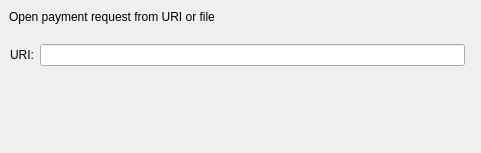
<?xml version="1.0" encoding="UTF-8"?>
<ui version="4.0">
 <class>OpenURIDialog</class>
 <widget class="QDialog" name="OpenURIDialog">
  <property name="geometry">
   <rect>
    <x>0</x>
    <y>0</y>
    <width>481</width>
    <height>153</height>
   </rect>
  </property>
  <property name="windowTitle">
   <string>Open URI</string>
  </property>
    <widget class="QLabel" name="label_2">
   <property name="geometry">
    <rect>
     <x>9</x>
     <y>9</y>
     <width>241</width>
     <height>16</height>
    </rect>
   </property>
     <property name="text">
      <string>Open payment request from URI or file</string>
     </property>
    </widget>
  <widget class="QWidget" name="layoutWidget">
   <property name="geometry">
    <rect>
     <x>10</x>
     <y>40</y>
     <width>461</width>
     <height>31</height>
    </rect>
   </property>
    <layout class="QHBoxLayout" name="horizontalLayout">
     <item>
      <widget class="QLabel" name="label">
      <property name="sizePolicy">
       <sizepolicy hsizetype="Minimum" vsizetype="Fixed">
        <horstretch>0</horstretch>
        <verstretch>0</verstretch>
       </sizepolicy>
      </property>
       <property name="text">
        <string>URI:</string>
       </property>
      </widget>
     </item>
     <item>
      <widget class="QValidatedLineEdit" name="uriEdit"/>
     </item>
     <item>
     <widget class="QtMaterialFlatButton" name="selectFileButton" native="true">
      <property name="sizePolicy">
       <sizepolicy hsizetype="Minimum" vsizetype="Fixed">
        <horstretch>0</horstretch>
        <verstretch>0</verstretch>
       </sizepolicy>
      </property>
       <property name="toolTip">
        <string>Select payment request file</string>
       </property>
      <property name="text" stdset="0">
        <string notr="true">...</string>
       </property>
      <property name="autoDefault" stdset="0">
        <bool>false</bool>
       </property>
      </widget>
     </item>
    </layout>
  </widget>
  <widget class="QWidget" name="horizontalLayoutWidget">
   <property name="geometry">
    <rect>
     <x>10</x>
     <y>100</y>
     <width>461</width>
     <height>29</height>
    </rect>
   </property>
   <layout class="QHBoxLayout" name="horizontalLayout_2">
   <item>
     <spacer name="horizontalSpacer">
     <property name="orientation">
       <enum>Qt::Horizontal</enum>
     </property>
     <property name="sizeHint" stdset="0">
      <size>
        <width>40</width>
        <height>20</height>
      </size>
     </property>
    </spacer>
   </item>
   <item>
     <widget class="QtMaterialFlatButton" name="acceptButton" native="true">
      <property name="sizePolicy">
       <sizepolicy hsizetype="Minimum" vsizetype="Fixed">
        <horstretch>0</horstretch>
        <verstretch>0</verstretch>
       </sizepolicy>
      </property>
      <property name="toolTip">
       <string>Try to manually submit a Obfuscation request.</string>
      </property>
      <property name="text" stdset="0">
       <string>OK</string>
      </property>
     </widget>
    </item>
    <item>
     <widget class="QtMaterialFlatButton" name="cancelButton" native="true">
      <property name="sizePolicy">
       <sizepolicy hsizetype="Minimum" vsizetype="Fixed">
        <horstretch>0</horstretch>
        <verstretch>0</verstretch>
       </sizepolicy>
      </property>
      <property name="toolTip">
       <string>Try to manually submit a Obfuscation request.</string>
     </property>
      <property name="text" stdset="0">
       <string>Cancel</string>
     </property>
    </widget>
   </item>
  </layout>
 </widget>
 </widget>
 <customwidgets>
  <customwidget>
   <class>QtMaterialFlatButton</class>
   <extends>QWidget</extends>
   <header>qtmaterialflatbutton.h</header>
  </customwidget>
  <customwidget>
   <class>QValidatedLineEdit</class>
   <extends>QLineEdit</extends>
   <header>qvalidatedlineedit.h</header>
  </customwidget>
 </customwidgets>
 <resources/>
 <connections/>
</ui>
